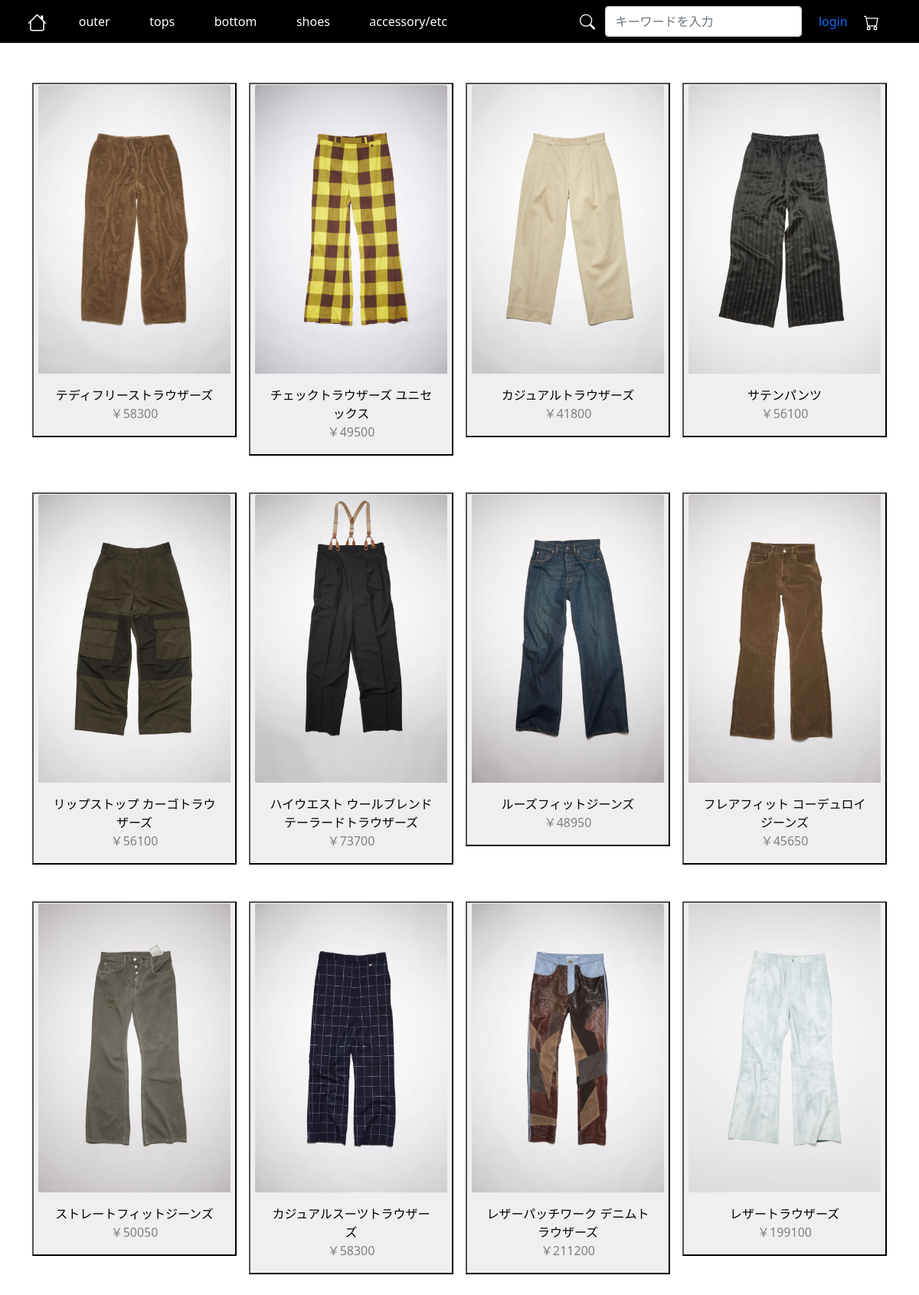
/ecsite/view/bottoms.php, run on the app's committed database.
### tables this page shows
CREATE TABLE `goods` (
  `goods_id` int(11) NOT NULL,
  `goods_name` varchar(100) NOT NULL,
  `goods_tag` varchar(20) NOT NULL,
  `goods_price` int(11) NOT NULL,
  `goods_flg` tinyint(1) NOT NULL,
  `goods_imgurl1` varchar(100) NOT NULL,
  `goods_imgurl2` varchar(100) NOT NULL,
  `goods_imgurl3` varchar(100) NOT NULL,
  `goods_imgurl4` varchar(100) NOT NULL,
  `goods_detail` mediumtext NOT NULL,
  `goods_createdate` date NOT NULL,
  `goods_changedate` date DEFAULT NULL
);

### ecsite/model/DBManagermst.php (called while the page is built, shortened)
<?php
class DBManagermst
{
    public function dbConnect()
    {
        $pdo = new PDO('mysql:host=localhost; dbname=webdb; charset=utf8', 'webuser', 'abccsd2');
        return $pdo;
    }
    public function showGoodsByTag($tag)
    {
        $pdo = $this->dbConnect();
        $sql = "SELECT * FROM goods WHERE goods_tag=?;";
        $ps = $pdo->prepare($sql);
        $ps->bindValue(1, $tag, PDO::PARAM_STR);
        $ps->execute();
        $selectdata = $ps->fetchAll();
        if (count($selectdata) == 0) {
            throw new BadMethodCallException("只今エラー中、商品表示できません");
        } else {
            return $selectdata;
        }
    }
}
?>

### ecsite/view/bottoms.php (the view, shortened to what this page needs)
<?php
require '../model/DBManagermst.php';
$dbmng = new DBManagermst();
?>
<!DOCTYPE html>
<html>
<head>
  <link rel="stylesheet" href="https://cdn.jsdelivr.net/npm/bootstrap@5.1.3/dist/css/bootstrap.min.css">
  <link rel="stylesheet" href="https://cdn.jsdelivr.net/npm/bootstrap-icons@1.8.2/font/bootstrap-icons.css">
  <link rel="stylesheet" href="../public/css/style.css">
</head>
<body background="../public/img_site/topimage.jpg">
  <?php include_once '../controller/Navbar.php' ?>
  <div name="maindiv" class="container">
    <div class="row  gy-5 gx-3 mt-1 mr-1 ml-1 mb-5">
      <?php
      try {
        $result = $dbmng->showGoodsByTag('Bottoms');
        foreach ($result as $row) {
          echo '<div class="col-6 col-md-3">';
          echo '<div class="card" style="border-style:none;">';
          echo '<a href="Detail.php?idgoods=' . $row['goods_id'] . '" class="img">';
          echo '<button>';
          echo '<img src="' . $row['goods_imgurl1'] . '" class="card-img-top"  style="border:none">';
          echo '<div class="card-body">';
          echo '<h7 class="card-title">' . $row['goods_name'] . '</h7>';
          echo '<div class="iro">';
          echo '<p class="card-text">￥' . $row['goods_price'] . '</p></div></div>';
          echo '</button></a>';
          echo '</div>';
          echo '</div>';
        }
      } catch (error $err) {
        echo '<font color="white"><h4 style="position:relative;left:2%;padding-top: 1%;">エラーです</h4></font>';
      }
      ?>
    </div>
  </div>
</body>
</html>

### ecsite/controller/Navbar.php (shortened to what this page needs)
<div class="container-fluid" style="background-color: #000000;">
    <div class="row">
        <nav class="navbar navbar-expand-md navbar-dark " aria-label="Fourth navbar example">
            <div class="container-fluid" style="background-color: #000000;">
                <a class="navbar-brand" href="../view/Top.php">
                </a>
                <div class="collapse navbar-collapse" id="navbarsExample04">
                    <ul class="navbar-nav me-auto mb-2 mb-md-0">
                        <li class="nav-item">
                            <a class="nav-link active" aria-current="page" href="../view/outer.php">outer</a>
                        </li>
                        <li class="nav-item">
                            <a class="nav-link active" href="../view/tops.php">tops</a>
                        </li>
                        <li class="nav-item">
                            <a class="nav-link active" href="../view/bottoms.php">bottom</a>
                        </li>
                        <li class="nav-item">
                            <a class="nav-link active" href="../view/shose.php">shoes</a>
                        </li>
                        <li class="nav-item">
                            <a class="nav-link active" href="../view/Accesory_etc.php">accessory/etc</a>
                        </li>
                    </ul>
                    <form action="../view/Search.php" method="post">
                        <div class="d-flex">
                            <button class="btn" type="submit" id="button-addon" onclick="location.href='../view/Search.php'" name="keyword"><svg xmlns="http://www.w3.org/2000/svg" width="20" height="25" fill="#fff" class="bi bi-search" viewBox="0 0 16 16"><path d="M11.742 10.344a6.5 6.5 0 1 0-1.397 1.398h-.001c.03.04.062.078.098.115l3.85 3.85a1 1 0 0 0 1.415-1.414l-3.85-3.85a1.007 1.007 0 0 0-.115-.1zM12 6.5a5.5 5.5 0 1 1-11 0 5.5 5.5 0 0 1 11 0z" /></svg></button>
                            <input name="keyword" type="text" class="form-control" placeholder="キーワードを入力">
                        </div>
                    </form>
                    <li class="nav-itemlog">
                        <a class="nav-link active" href="../view/Login.php">login</a>
                    </li>
                    <a class="navbar-brand" href="../view/Cart.php">
                    </a>
                </div>
            </div>
        </nav>
    </div>
</div>

### ecsite/public/css/style.css (style rules this page uses)
.nav-item { display: flex; margin: 0 auto; padding: 0 5%; width: 94%; }
.nav-itemlog { padding: 0 0.5%; display: flex; list-style-type: none; }
.iro { color: gray; text-decoration: none; }

### data on the page
goods: goods_imgurl1 (picture), goods_name "テディフリーストラウザーズ", goods_price "58300"
goods: goods_imgurl1 (picture), goods_name "チェックトラウザーズ ユニセックス", goods_price "49500"
goods: goods_imgurl1 (picture), goods_name "カジュアルトラウザーズ", goods_price "41800"
goods: goods_imgurl1 (picture), goods_name "サテンパンツ", goods_price "56100"
goods: goods_imgurl1 (picture), goods_name "リップストップ カーゴトラウザーズ", goods_price "56100"
goods: goods_imgurl1 (picture), goods_name "ハイウエスト ウールブレンド テーラードトラウザーズ", goods_price "73700"
goods: goods_imgurl1 (picture), goods_name "ルーズフィットジーンズ", goods_price "48950"
goods: goods_imgurl1 (picture), goods_name "フレアフィット コーデュロイジーンズ", goods_price "45650"
goods: goods_imgurl1 (picture), goods_name "ストレートフィットジーンズ", goods_price "50050"
goods: goods_imgurl1 (picture), goods_name "カジュアルスーツトラウザーズ", goods_price "58300"
goods: goods_imgurl1 (picture), goods_name "レザーパッチワーク デニムトラウザーズ", goods_price "211200"
goods: goods_imgurl1 (picture), goods_name "レザートラウザーズ", goods_price "199100"
